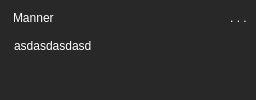
                        <widget class="QFrame" name="Manner_Sett_TE_Widget">
                         <property name="sizePolicy">
                          <sizepolicy hsizetype="Preferred" vsizetype="Fixed">
                           <horstretch>0</horstretch>
                           <verstretch>0</verstretch>
                          </sizepolicy>
                         </property>
                         <property name="minimumSize">
                          <size>
                           <width>0</width>
                           <height>35</height>
                          </size>
                         </property>
                         <property name="styleSheet">
                          <string notr="true">background: rgb(40,40,40);
color:white;
border-radius:15px;
font-family: System;
font-size: 12px;


</string>
                         </property>
                         <property name="frameShape">
                          <enum>QFrame::StyledPanel</enum>
                         </property>
                         <property name="frameShadow">
                          <enum>QFrame::Raised</enum>
                         </property>
                         <layout class="QGridLayout" name="gridLayout_6">
                          <property name="leftMargin">
                           <number>0</number>
                          </property>
                          <property name="topMargin">
                           <number>0</number>
                          </property>
                          <property name="rightMargin">
                           <number>0</number>
                          </property>
                          <property name="bottomMargin">
                           <number>0</number>
                          </property>
                          <property name="spacing">
                           <number>0</number>
                          </property>
                          <item row="0" column="1">
                           <widget class="QToolButton" name="Manner_Sett_TE_Button">
                            <property name="minimumSize">
                             <size>
                              <width>35</width>
                              <height>35</height>
                             </size>
                            </property>
                            <property name="text">
                             <string>. . .</string>
                            </property>
                           </widget>
                          </item>
                          <item row="0" column="0">
                           <widget class="QLabel" name="label_8">
                            <property name="sizePolicy">
                             <sizepolicy hsizetype="Preferred" vsizetype="Ignored">
                              <horstretch>0</horstretch>
                              <verstretch>0</verstretch>
                             </sizepolicy>
                            </property>
                            <property name="styleSheet">
                             <string notr="true">padding:10 10 10 10</string>
                            </property>
                            <property name="text">
                             <string>Manner</string>
                            </property>
                           </widget>
                          </item>
                          <item row="1" column="0" colspan="2">
                           <widget class="QTextEdit" name="Manner_Sett_TE">
                            <property name="sizePolicy">
                             <sizepolicy hsizetype="Minimum" vsizetype="Ignored">
                              <horstretch>0</horstretch>
                              <verstretch>0</verstretch>
                             </sizepolicy>
                            </property>
                            <property name="styleSheet">
                             <string notr="true">background: rgb(40,40,40);
padding:0px 10px 10px 10px;
color:white;
border-radius:15px;
font-family: System;
font-size: 12px;


</string>
                            </property>
                            <property name="html">
                             <string>&lt;!DOCTYPE HTML PUBLIC &quot;-//W3C//DTD HTML 4.0//EN&quot; &quot;http://www.w3.org/TR/REC-html40/strict.dtd&quot;&gt;
&lt;html&gt;&lt;head&gt;&lt;meta name=&quot;qrichtext&quot; content=&quot;1&quot; /&gt;&lt;style type=&quot;text/css&quot;&gt;
p, li { white-space: pre-wrap; }
&lt;/style&gt;&lt;/head&gt;&lt;body style=&quot; font-family:'System'; font-size:12px; font-weight:400; font-style:normal;&quot;&gt;
&lt;p style=&quot; margin-top:0px; margin-bottom:0px; margin-left:0px; margin-right:0px; -qt-block-indent:0; text-indent:0px;&quot;&gt;&lt;span style=&quot; font-size:12px;&quot;&gt;asdasdasdasd&lt;/span&gt;&lt;/p&gt;&lt;/body&gt;&lt;/html&gt;</string>
                            </property>
                            <property name="acceptRichText">
                             <bool>false</bool>
                            </property>
                           </widget>
                          </item>
                         </layout>
                        </widget>
